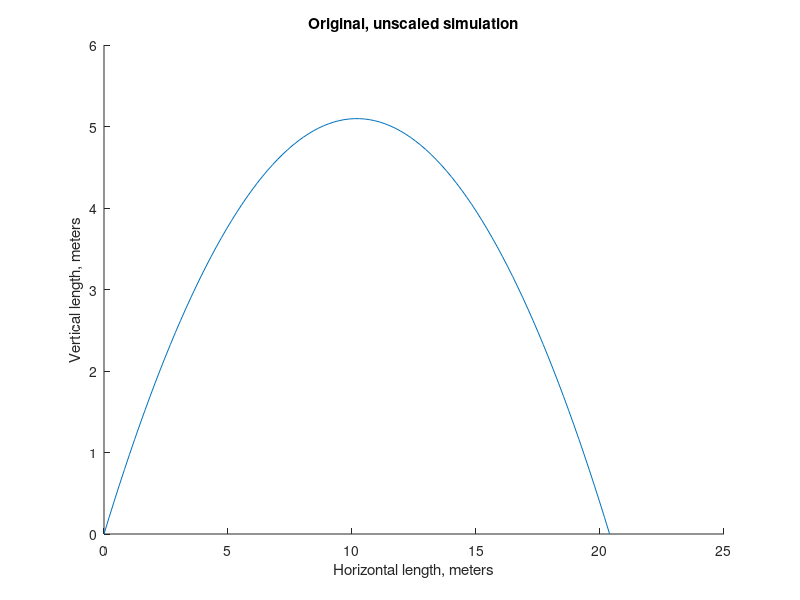
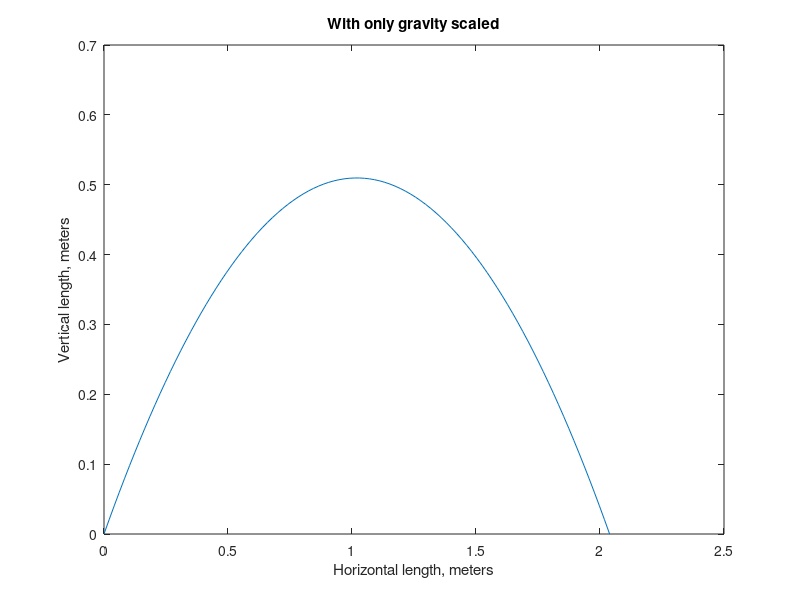
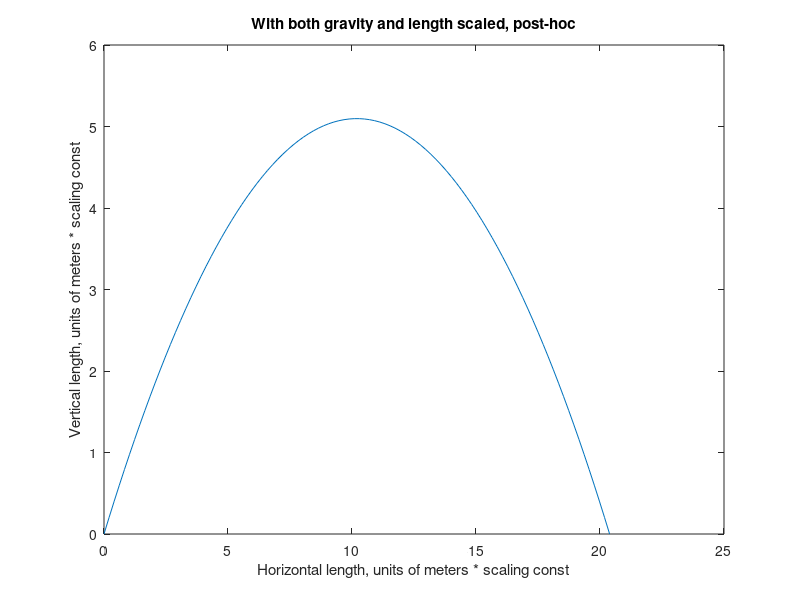

Recreate these plots in MATLAB, in order.
% Scaling counterexample
% Drew Sabelhaus
% 7-13-14

% This basic simulation is designed to show, by counterexample,
% why use of nondimensional numbers is necessary for NTRT.
% Equivalently, this would show why the commutative property of
% multiplication does not apply to scaling of units.

clear all; clc; close all;

% This disproves the following posulate:
% 10 * (length / time ^2) == (10 * length) / time^2

% A simple particle in a projectile motion
m = 2; % kg. Note, this doesn't affect the simulation, obv.
v0 = 10; % m/s
g = 9.81; % m/s^2
theta = pi/2; % rad

% For a projectile, newton's 3rd law is
% F_x = 0 (no forces in x)
% F_y = -mg (one force is gravity)

% Recalling position vs. time equation, which is
% x(t) = x0 + v0 * t + 0.5 * a * t^2
% Here, a_y = g, a_x = 0.

% For fun, let's simulate until the particle hits the ground again
% That will occur at tf = 2 * v0 * sin(theta) / g

tf = 2 * v0 * sin(theta) / g;

% Plot points along time from 0 to tf.
t = linspace(0, tf, 100);

y = v0 * sin(theta) .* t - 0.5 * g * t.^2;
x = v0 * sin(theta) .* t;

hold on;
plot(x,y);
title('Original, unscaled simulation');
xlabel('Horizontal length, meters');
ylabel('Vertical length, meters');

% Now, for comparison, scale gravity.
% Recalculate when the projectile hits the ground.
g_scaled = 10 * g;
tf_new = 2 * v0 * sin(theta) / g_scaled;
t_new = linspace(0, tf_new, 100);
y_new = v0 * sin(theta) .* t_new - 0.5 * g_scaled * t_new.^2;
x_new = v0 * sin(theta) .* t_new;

figure;
plot(x_new, y_new);
title('With only gravity scaled');
xlabel('Horizontal length, meters');
ylabel('Vertical length, meters');

% Here's the fun part: take that last simulation, and scale length,
% as we'd normally do in NTRT. 
length_scaling_factor = g_scaled/g;
y_new_scaled = length_scaling_factor * y_new;
x_new_scaled = length_scaling_factor * x_new;

figure;
plot(x_new_scaled, y_new_scaled);
title('With both gravity and length scaled, post-hoc');
xlabel('Horizontal length, units of meters * scaling const');
ylabel('Vertical length, units of meters * scaling const');

% HOWEVER! It should be clear here that there is an issue